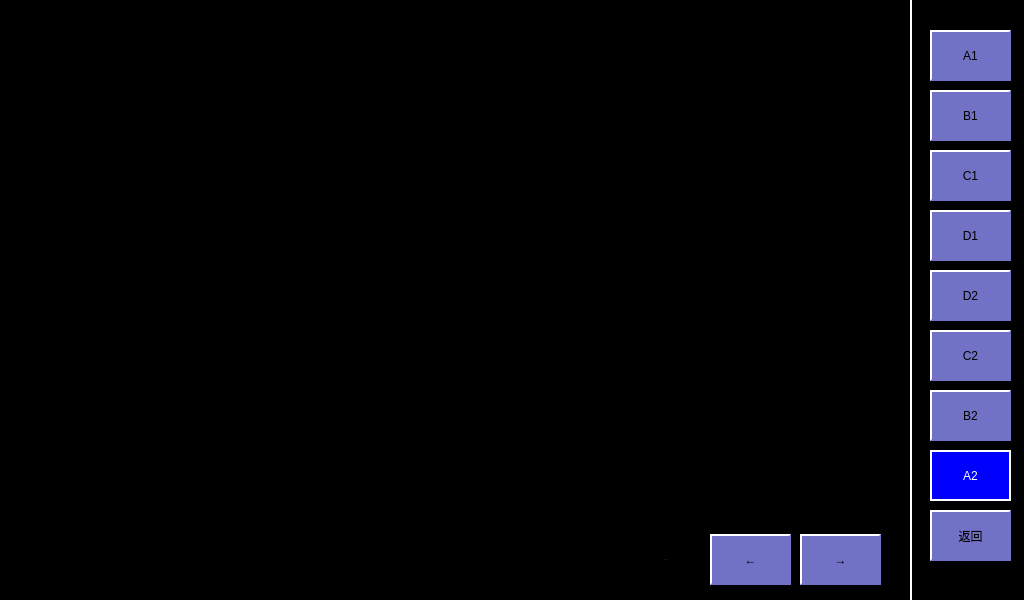
<?xml version="1.0" encoding="UTF-8"?>
<ui version="4.0">
 <class>DigtalIoA2</class>
 <widget class="QWidget" name="DigtalIoA2">
  <property name="geometry">
   <rect>
    <x>0</x>
    <y>0</y>
    <width>1024</width>
    <height>600</height>
   </rect>
  </property>
  <property name="windowTitle">
   <string>Form</string>
  </property>
  <property name="styleSheet">
   <string notr="true">QLabel
{
	color: white;
	border: 2px groove, gray;
    border-color: gray;
	font: 18px, &quot;微软雅黑&quot;;
}

QWidget
{
	background-color: black;
}

QPushButton
{
	font: 18px, &quot;微软雅黑&quot;;
    color: black;
	background-color: rgb(113, 113, 198);
	border:1px solid white;
}</string>
  </property>
  <widget class="QPushButton" name="btnD1">
   <property name="geometry">
    <rect>
     <x>930</x>
     <y>210</y>
     <width>81</width>
     <height>51</height>
    </rect>
   </property>
   <property name="styleSheet">
    <string notr="true">QPushButton
{
	font: 18px, &quot;微软雅黑&quot;;
    color: black;
	background-color: rgb(113, 113, 198);
	border:2px solid white; 
    border-right-color: rgb(113, 113, 198); 
    border-bottom-color: rgb(113, 113, 198);
}</string>
   </property>
   <property name="text">
    <string>D1</string>
   </property>
  </widget>
  <widget class="QPushButton" name="btnC2">
   <property name="geometry">
    <rect>
     <x>930</x>
     <y>330</y>
     <width>81</width>
     <height>51</height>
    </rect>
   </property>
   <property name="styleSheet">
    <string notr="true">QPushButton
{
	font: 18px, &quot;微软雅黑&quot;;
    color: black;
	background-color: rgb(113, 113, 198);
	border:2px solid white; 
    border-right-color: rgb(113, 113, 198); 
    border-bottom-color: rgb(113, 113, 198);
}</string>
   </property>
   <property name="text">
    <string>C2</string>
   </property>
  </widget>
  <widget class="QPushButton" name="btnB1">
   <property name="geometry">
    <rect>
     <x>930</x>
     <y>90</y>
     <width>81</width>
     <height>51</height>
    </rect>
   </property>
   <property name="styleSheet">
    <string notr="true">QPushButton
{
	font: 18px, &quot;微软雅黑&quot;;
    color: black;
	background-color: rgb(113, 113, 198);
	border:2px solid white; 
    border-right-color: rgb(113, 113, 198); 
    border-bottom-color: rgb(113, 113, 198);
}</string>
   </property>
   <property name="text">
    <string>B1</string>
   </property>
  </widget>
  <widget class="QPushButton" name="btnA2">
   <property name="geometry">
    <rect>
     <x>930</x>
     <y>450</y>
     <width>81</width>
     <height>51</height>
    </rect>
   </property>
   <property name="styleSheet">
    <string notr="true">QPushButton
{
	font: 18px, &quot;微软雅黑&quot;;
    color: white;
	background-color: rgb(0, 0, 255); 
	border:2px solid white; 
	border-left-color: qlineargradient(x1: 0, y1: 0, x2: 1, y2: 0, 
                        stop: 0 gray, stop: 1 black); 			border-top-color: qlineargradient(x1: 0, y1: 0, x2: 0, 										y2: 1, stop: 0 gray, stop: 1 black);
  border-right-color: white; border-bottom-color: white;
}</string>
   </property>
   <property name="text">
    <string>A2</string>
   </property>
  </widget>
  <widget class="QPushButton" name="btnA1">
   <property name="geometry">
    <rect>
     <x>930</x>
     <y>30</y>
     <width>81</width>
     <height>51</height>
    </rect>
   </property>
   <property name="styleSheet">
    <string notr="true">QPushButton
{
	font: 18px, &quot;微软雅黑&quot;;
    color: black;
	background-color: rgb(113, 113, 198);
	border:2px solid white; 
    border-right-color: rgb(113, 113, 198); 
    border-bottom-color: rgb(113, 113, 198);
}</string>
   </property>
   <property name="text">
    <string>A1</string>
   </property>
  </widget>
  <widget class="QLabel" name="label_107">
   <property name="geometry">
    <rect>
     <x>910</x>
     <y>0</y>
     <width>2</width>
     <height>600</height>
    </rect>
   </property>
   <property name="styleSheet">
    <string notr="true">border: 0px;
background-color: white;</string>
   </property>
   <property name="text">
    <string/>
   </property>
   <property name="alignment">
    <set>Qt::AlignCenter</set>
   </property>
  </widget>
  <widget class="QPushButton" name="btnC1">
   <property name="geometry">
    <rect>
     <x>930</x>
     <y>150</y>
     <width>81</width>
     <height>51</height>
    </rect>
   </property>
   <property name="styleSheet">
    <string notr="true">QPushButton
{
	font: 18px, &quot;微软雅黑&quot;;
    color: black;
	background-color: rgb(113, 113, 198);
	border:2px solid white; 
    border-right-color: rgb(113, 113, 198); 
    border-bottom-color: rgb(113, 113, 198);
}</string>
   </property>
   <property name="text">
    <string>C1</string>
   </property>
  </widget>
  <widget class="QPushButton" name="btnB2">
   <property name="geometry">
    <rect>
     <x>930</x>
     <y>390</y>
     <width>81</width>
     <height>51</height>
    </rect>
   </property>
   <property name="styleSheet">
    <string notr="true">QPushButton
{
	font: 18px, &quot;微软雅黑&quot;;
    color: black;
	background-color: rgb(113, 113, 198);
	border:2px solid white; 
    border-right-color: rgb(113, 113, 198); 
    border-bottom-color: rgb(113, 113, 198);
}</string>
   </property>
   <property name="text">
    <string>B2</string>
   </property>
  </widget>
  <widget class="QPushButton" name="btnD2">
   <property name="geometry">
    <rect>
     <x>930</x>
     <y>270</y>
     <width>81</width>
     <height>51</height>
    </rect>
   </property>
   <property name="styleSheet">
    <string notr="true">QPushButton
{
	font: 18px, &quot;微软雅黑&quot;;
    color: black;
	background-color: rgb(113, 113, 198);
	border:2px solid white; 
    border-right-color: rgb(113, 113, 198); 
    border-bottom-color: rgb(113, 113, 198);
}</string>
   </property>
   <property name="text">
    <string>D2</string>
   </property>
  </widget>
  <widget class="QPushButton" name="btnDown">
   <property name="geometry">
    <rect>
     <x>800</x>
     <y>534</y>
     <width>81</width>
     <height>51</height>
    </rect>
   </property>
   <property name="styleSheet">
    <string notr="true">QPushButton
{
	font: 40px, &quot;微软雅黑&quot;;
    color: black;
	background-color: rgb(113, 113, 198);
	border:2px solid white; 
    border-right-color: rgb(113, 113, 198); 
    border-bottom-color: rgb(113, 113, 198);
}

QPushButton:disabled
{
	font: 40px, &quot;微软雅黑&quot;;
    color: white;
	background-color: rgb(113, 113, 198);
	border:2px solid white; 
    border-right-color: rgb(113, 113, 198); 
    border-bottom-color: rgb(113, 113, 198);
}

QPushButton:pressed
{
	font: 40px, &quot;微软雅黑&quot;;
    color: white;
	background-color: rgb(0, 0, 255); 
	border:2px solid white; 
	border-left-color: qlineargradient(x1: 0, y1: 0, x2: 1, y2: 0, 
                        stop: 0 gray, stop: 1 black); 			border-top-color: qlineargradient(x1: 0, y1: 0, x2: 0, 										y2: 1, stop: 0 gray, stop: 1 black);
  border-right-color: white; border-bottom-color: white;
}</string>
   </property>
   <property name="text">
    <string>→</string>
   </property>
  </widget>
  <widget class="QLabel" name="lblPage">
   <property name="geometry">
    <rect>
     <x>630</x>
     <y>534</y>
     <width>71</width>
     <height>51</height>
    </rect>
   </property>
   <property name="font">
    <font>
     <family>,微软雅黑</family>
     <pointsize>-1</pointsize>
     <weight>50</weight>
     <italic>false</italic>
     <bold>false</bold>
    </font>
   </property>
   <property name="layoutDirection">
    <enum>Qt::LeftToRight</enum>
   </property>
   <property name="styleSheet">
    <string notr="true">	border: 0px;</string>
   </property>
   <property name="text">
    <string>1 / 1</string>
   </property>
   <property name="alignment">
    <set>Qt::AlignCenter</set>
   </property>
  </widget>
  <widget class="QPushButton" name="btnUp">
   <property name="geometry">
    <rect>
     <x>710</x>
     <y>534</y>
     <width>81</width>
     <height>51</height>
    </rect>
   </property>
   <property name="styleSheet">
    <string notr="true">QPushButton
{
	font: 40px, &quot;微软雅黑&quot;;
    color: black;
	background-color: rgb(113, 113, 198);
	border:2px solid white; 
    border-right-color: rgb(113, 113, 198); 
    border-bottom-color: rgb(113, 113, 198);
}

QPushButton:disabled
{
	font: 40px, &quot;微软雅黑&quot;;
    color: white;
	background-color: rgb(113, 113, 198);
	border:2px solid white; 
    border-right-color: rgb(113, 113, 198); 
    border-bottom-color: rgb(113, 113, 198);
}

QPushButton:pressed
{
	font: 40px, &quot;微软雅黑&quot;;
    color: white;
	background-color: rgb(0, 0, 255); 
	border:2px solid white; 
	border-left-color: qlineargradient(x1: 0, y1: 0, x2: 1, y2: 0, 
                        stop: 0 gray, stop: 1 black); 			border-top-color: qlineargradient(x1: 0, y1: 0, x2: 0, 										y2: 1, stop: 0 gray, stop: 1 black);
  border-right-color: white; border-bottom-color: white;
}</string>
   </property>
   <property name="text">
    <string>←</string>
   </property>
  </widget>
  <widget class="QPushButton" name="btnBack">
   <property name="geometry">
    <rect>
     <x>930</x>
     <y>510</y>
     <width>81</width>
     <height>51</height>
    </rect>
   </property>
   <property name="styleSheet">
    <string notr="true">QPushButton
{
	font: 18px, &quot;微软雅黑&quot;;
    color: black;
	background-color: rgb(113, 113, 198);
	border:2px solid white; 
    border-right-color: rgb(113, 113, 198); 
    border-bottom-color: rgb(113, 113, 198);
}

QPushButton:disabled
{
	font: 18px, &quot;微软雅黑&quot;;
    color: white;
	background-color: rgb(113, 113, 198);
	border:2px solid white; 
    border-right-color: rgb(113, 113, 198); 
    border-bottom-color: rgb(113, 113, 198);
}

QPushButton:pressed
{
	font: 18px, &quot;微软雅黑&quot;;
    color: white;
	background-color: rgb(0, 0, 255); 
	border:2px solid white; 
	border-left-color: qlineargradient(x1: 0, y1: 0, x2: 1, y2: 0, 
                        stop: 0 gray, stop: 1 black); 			border-top-color: qlineargradient(x1: 0, y1: 0, x2: 0, 										y2: 1, stop: 0 gray, stop: 1 black);
  border-right-color: white; border-bottom-color: white;
}</string>
   </property>
   <property name="text">
    <string>返回</string>
   </property>
  </widget>
 </widget>
 <resources/>
 <connections/>
</ui>
